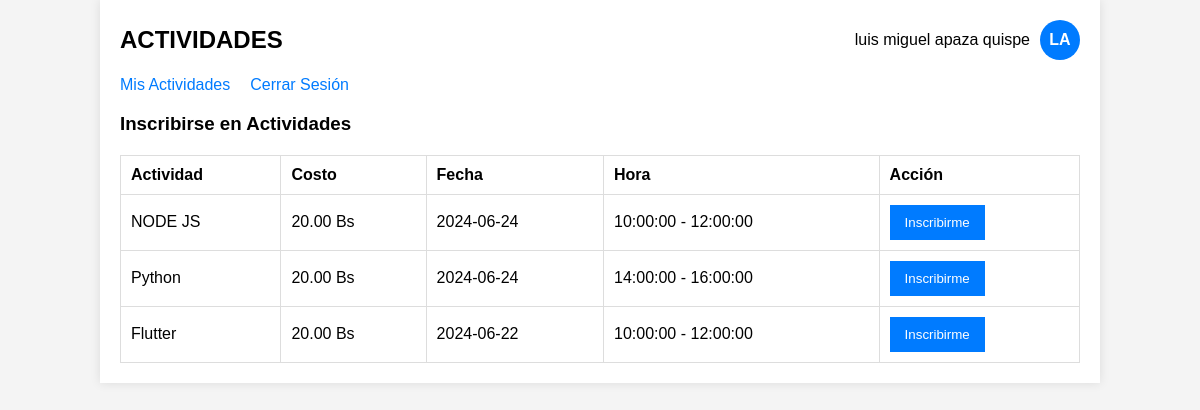
The app's page /lr_actividades.php (signed in) with its own data.
### tables this page shows
CREATE TABLE `actividades` (
  `id` int(11) NOT NULL,
  `nombre` varchar(100) NOT NULL,
  `costo` decimal(10,2) NOT NULL,
  `fecha` date NOT NULL,
  `hora_inicio` time NOT NULL,
  `hora_fin` time NOT NULL
);

### lr_actividades.php (the view, shortened to what this page needs)
<?php
include 'conexion.php';
$nombre = $_SESSION['nombre'];
$apellido_paterno = $_SESSION['apellido_paterno'];
$apellido_materno = $_SESSION['apellido_materno'];
$iniciales = strtoupper($nombre[0] . $apellido_paterno[0]);
?>
<!DOCTYPE html>
<html lang="es">
<head>
    <link rel="stylesheet" href="css/estiloss.css">
</head>
<body>
    <div class="container">
        <header>
            <h2>ACTIVIDADES</h2>
            <div class="user-info">
                <span><?php echo "$nombre $apellido_paterno $apellido_materno"; ?></span>
                <div class="profile-pic"><?php echo $iniciales; ?></div>
            </div>
        </header>
        <nav>
            <ul>
                <li><a href="lr_mis_inscripciones.php">Mis Actividades</a></li>
                <li><a href="logout.php">Cerrar Sesión</a></li>
            </ul>
        </nav>
        <main>
            <h3>Inscribirse en Actividades</h3>
            <table>
                <tr>
                    <th>Actividad</th>
                    <th>Costo</th>
                    <th>Fecha</th>
                    <th>Hora</th>
                    <th>Acción</th>
                </tr>
                <?php
                $result = $conn->query("SELECT * FROM actividades");
                while ($row = $result->fetch_assoc()) {
                    echo "<tr>
                            <td>{$row['nombre']}</td>
                            <td>{$row['costo']} Bs</td>
                            <td>{$row['fecha']}</td>
                            <td>{$row['hora_inicio']} - {$row['hora_fin']}</td>
                            <td>
                                <form method='POST'>
                                    <input type='hidden' name='actividad_id' value='{$row['id']}'>
                                    <button type='submit' name='inscribir'>Inscribirme</button>
                                </form>
                            </td>
                          </tr>";
                }
                ?>
            </table>
        </main>
    </div>
</body>
</html>

### css/estiloss.css (style rules this page uses)
body { font-family: Arial, sans-serif; background-color: #f4f4f4; margin: 0; padding: 0; }
.container { width: 80%; margin: 0 auto; background-color: #fff; padding: 20px; box-shadow: 0 0 10px rgba(0, 0, 0, 0.1); }
header { display: flex; justify-content: space-between; align-items: center; }
header h2 { margin: 0; }
.user-info { display: flex; align-items: center; }
.user-info span { margin-right: 10px; }
.profile-pic { width: 40px; height: 40px; background-color: #007bff; color: #fff; display: flex; align-items: center; justify-content: center; border-radius: 50%; font-weight: bold; }
nav ul { list-style-type: none; padding: 0; display: flex; }
nav ul li { margin-right: 20px; }
nav ul li a { text-decoration: none; color: #007bff; }
table { width: 100%; border-collapse: collapse; margin-top: 20px; }
table, th, td { border: 1px solid #ddd; }
th, td { padding: 10px; text-align: left; }
button { padding: 10px 15px; background-color: #007bff; color: #fff; border: none; cursor: pointer; }

### records on screen
actividades: nombre "NODE JS", costo "20.00", fecha "2024-06-24", hora_inicio "10:00:00", hora_fin "12:00:00"
actividades: nombre "Python", costo "20.00", fecha "2024-06-24", hora_inicio "14:00:00", hora_fin "16:00:00"
actividades: nombre "Flutter", costo "20.00", fecha "2024-06-22", hora_inicio "10:00:00", hora_fin "12:00:00"

### other values on screen
$nombre "luis miguel"
$apellido_paterno "apaza"
$apellido_materno "quispe"
$iniciales "LA"
